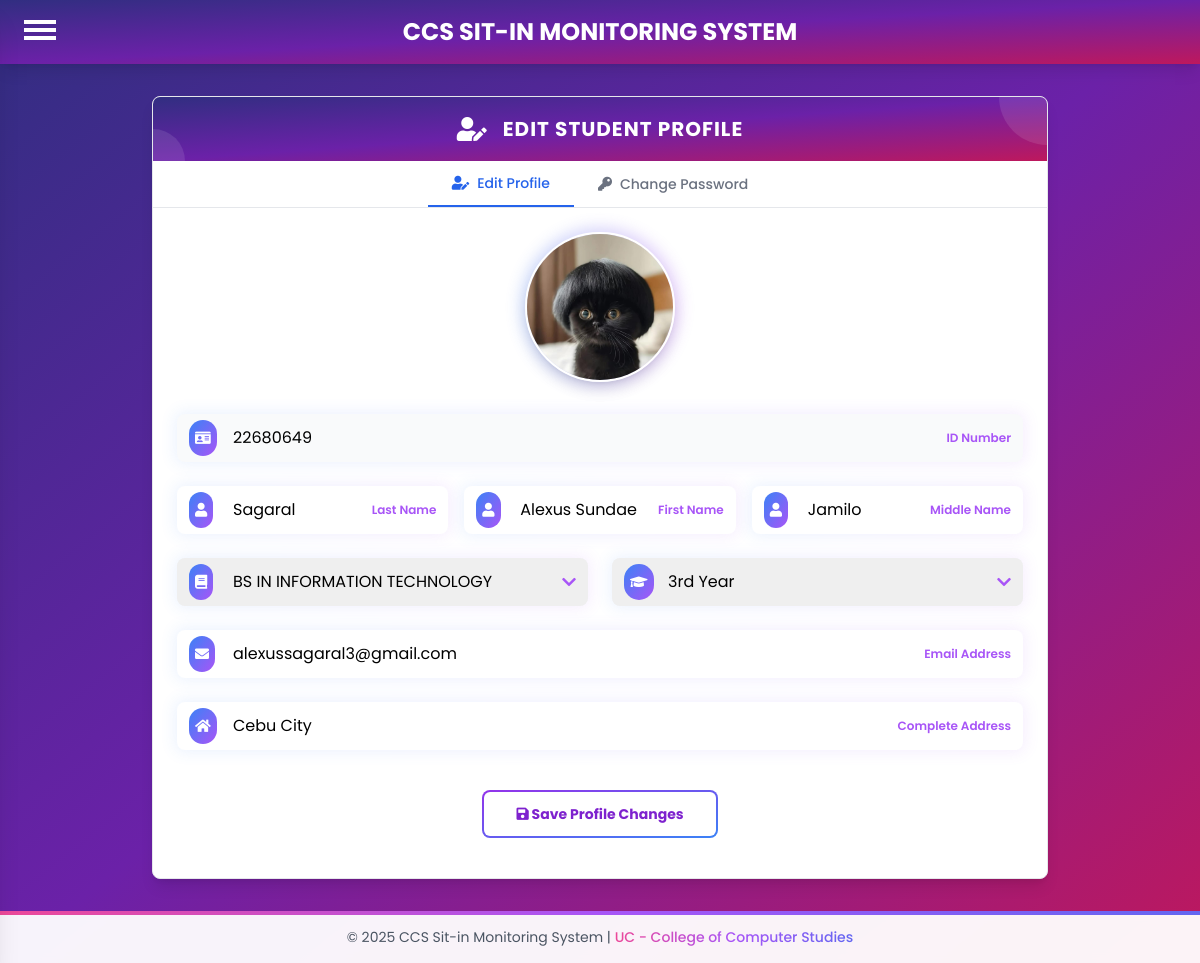
Page /user/edit.php (signed in) on the committed database.
### tables this page shows
CREATE TABLE `users` (
  `STUD_NUM` int(11) NOT NULL,
  `IDNO` int(11) NOT NULL,
  `LAST_NAME` varchar(30) NOT NULL,
  `FIRST_NAME` varchar(30) NOT NULL,
  `MID_NAME` varchar(30) NOT NULL,
  `COURSE` enum('BS IN ACCOUNTANCY','BS IN BUSINESS ADMINISTRATION','BS IN CRIMINOLOGY','BS IN CUSTOMS ADMINISTRATION','BS IN INFORMATION TECHNOLOGY','BS IN COMPUTER SCIENCE','BS IN OFFICE ADMINISTRATION','BS IN SOCIAL WORK','BACHELOR OF SECONDARY EDUCATION','BACHELOR OF ELEMENTARY EDUCATION') NOT NULL,
  `YEAR_LEVEL` enum('1st Year','2nd Year','3rd Year','4th Year') NOT NULL,
  `USER_NAME` varchar(30) NOT NULL,
  `PASSWORD_HASH` varchar(255) NOT NULL,
  `UPLOAD_IMAGE` longblob DEFAULT NULL,
  `EMAIL` varchar(30) NOT NULL,
  `ADDRESS` varchar(255) NOT NULL,
  `SESSION` int(11) NOT NULL DEFAULT 30
);

### user/edit.php (the view, shortened to what this page needs)
<?php
require '../db.php';
$userId = isset($_SESSION['user_id']) ? $_SESSION['user_id'] : null;
if ($userId) {
    $stmt = $conn->prepare("SELECT IDNO, LAST_NAME, FIRST_NAME, MID_NAME, COURSE, YEAR_LEVEL, EMAIL, ADDRESS, UPLOAD_IMAGE FROM users WHERE STUD_NUM = ?");
    $stmt->bind_param("i", $userId);
    $stmt->execute();
    $stmt->bind_result($idNo, $lastName, $dbFirstName, $midName, $course, $yearLevel, $email, $address, $userImage);
    $profileImage = !empty($userImage) ? '../images/' . $userImage : "../images/image.jpg";
}
?>
<!DOCTYPE html>
<html lang="en">
<head>
    <link rel="stylesheet" href="https://cdnjs.cloudflare.com/ajax/libs/font-awesome/5.15.4/css/all.min.css">
    <script src="https://cdn.tailwindcss.com"></script>
</head>
<body class="bg-gradient-to-br from-indigo-900 via-purple-800 to-pink-700 min-h-screen font-poppins">
    <div class="text-center text-white font-bold text-2xl py-4 relative shadow-lg" style="background: linear-gradient(to bottom right, rgb(49, 46, 129), rgb(107, 33, 168), rgb(190, 24, 93))">
        CCS SIT-IN MONITORING SYSTEM
        <div class="absolute top-4 left-6 cursor-pointer" onclick="toggleNav(this)">
            <div class="bar1 w-8 h-1 bg-white my-1 transition-all duration-300"></div>
            <div class="bar2 w-8 h-1 bg-white my-1 transition-all duration-300"></div>
            <div class="bar3 w-8 h-1 bg-white my-1 transition-all duration-300"></div>
        </div>
    </div>
        <div class="mx-auto my-8 max-w-4xl">
            <div class="bg-white rounded-lg shadow-lg overflow-hidden border border-gray-200">
            <div class="text-white p-4 flex items-center justify-center relative overflow-hidden" style="background: linear-gradient(to bottom right, rgb(49, 46, 129), rgb(107, 33, 168), rgb(190, 24, 93))">
                    <div class="absolute top-0 right-0 w-24 h-24 bg-white/10 rounded-full -translate-y-1/2 translate-x-1/2"></div>
                    <div class="absolute bottom-0 left-0 w-16 h-16 bg-white/10 rounded-full translate-y-1/2 -translate-x-1/2"></div>
                    <i class="fas fa-user-edit text-2xl mr-4 relative z-10"></i>
                    <h2 class="text-xl font-bold tracking-wider uppercase relative z-10">Edit Student Profile</h2>
                </div>
                <div class="flex justify-center border-b border-gray-200">
                    <button type="button"
                            class="tab-button px-6 py-3 font-medium text-sm active text-blue-600 border-b-2 border-blue-600"
                            data-tab="edit-profile">
                        <i class="fas fa-user-edit mr-2"></i>Edit Profile
                    </button>
                    <button type="button"
                            class="tab-button px-6 py-3 font-medium text-sm text-gray-500"
                            data-tab="change-password">
                        <i class="fas fa-key mr-2"></i>Change Password
                    </button>
                </div>
                <div id="edit-profile" class="tab-content p-6 block">
                    <div class="relative group mx-auto w-[150px] h-[150px] mb-8">
                        <img src="<?php echo htmlspecialchars($profileImage); ?>"
                            alt="Student Image"
                            class="w-[150px] h-[150px] rounded-full object-cover mx-auto block cursor-pointer border-2 border-white shadow-lg relative group-hover:scale-105 transition-all duration-300"
                            id="profileImage"
                            title="Click to change profile picture">
                    </div>
                    <form id="editForm" method="POST" action="" class="mt-6">
                        <div class="grid grid-cols-1 md:grid-cols-2 gap-6">
                            <div class="relative col-span-1 md:col-span-2 group">
                                <div class="relative bg-white rounded-lg overflow-hidden">
                                    <input type="text" id="Idno" name="Idno" class="w-full pl-14 pr-4 py-3 border-0 focus:outline-none focus:ring-0 cursor-not-allowed bg-gray-50" value="<?php echo htmlspecialchars($idNo); ?>" readonly>
                                    <div class="absolute inset-y-0 left-0 flex items-center pl-3 pointer-events-none">
                                        <span class="p-1.5 rounded-full bg-gradient-to-br from-blue-500 to-purple-500">
                                        </span>
                                    </div>
                                    <span class="absolute top-1/2 -translate-y-1/2 right-3 text-xs font-semibold text-purple-500">ID Number</span>
                                </div>
                            </div>
                            <div class="mb-0 col-span-1 md:col-span-2 grid grid-cols-1 md:grid-cols-3 gap-4">
                                <div class="group relative">
                                    <div class="relative bg-white rounded-lg overflow-hidden">
                                        <input type="text" id="Lastname" name="Lastname" class="w-full pl-14 pr-4 py-3 border-0 focus:outline-none focus:ring-0" placeholder="Last Name" value="<?php echo htmlspecialchars($lastName); ?>" required>
                                        <div class="absolute inset-y-0 left-0 flex items-center pl-3 pointer-events-none">
                                            <span class="p-1.5 rounded-full bg-gradient-to-br from-blue-500 to-purple-500">
                                            </span>
                                        </div>
                                        <span class="absolute top-1/2 -translate-y-1/2 right-3 text-xs font-semibold text-purple-500">Last Name</span>
                                    </div>
                                </div>
                                <div class="group relative">
                                    <div class="relative bg-white rounded-lg overflow-hidden">
                                        <input type="text" id="Firstname" name="Firstname" class="w-full pl-14 pr-4 py-3 border-0 focus:outline-none focus:ring-0" placeholder="First Name" value="<?php echo htmlspecialchars($dbFirstName); ?>" required>
                                        <div class="absolute inset-y-0 left-0 flex items-center pl-3 pointer-events-none">
                                            <span class="p-1.5 rounded-full bg-gradient-to-br from-blue-500 to-purple-500">
                                            </span>
                                        </div>
                                        <span class="absolute top-1/2 -translate-y-1/2 right-3 text-xs font-semibold text-purple-500">First Name</span>
                                    </div>
                                </div>
                                <div class="group relative">
                                    <div class="relative bg-white rounded-lg overflow-hidden">
                                        <input type="text" id="Midname" name="Midname" class="w-full pl-14 pr-4 py-3 border-0 focus:outline-none focus:ring-0" placeholder="Middle Name" value="<?php echo htmlspecialchars($midName); ?>">
                                        <div class="absolute inset-y-0 left-0 flex items-center pl-3 pointer-events-none">
                                            <span class="p-1.5 rounded-full bg-gradient-to-br from-blue-500 to-purple-500">
                                            </span>
                                        </div>
                                        <span class="absolute top-1/2 -translate-y-1/2 right-3 text-xs font-semibold text-purple-500">Middle Name</span>
                                    </div>
                                </div>
                            </div>
                            <div class="group relative">
                                <div class="relative bg-white rounded-lg overflow-hidden">
                                    <select id="Course" name="Course" class="w-full pl-14 pr-4 py-3 border-0 focus:outline-none focus:ring-0 appearance-none" required>
                                        <option value="BS IN INFORMATION TECHNOLOGY" <?php if ($course == 'BS IN INFORMATION TECHNOLOGY') echo 'selected'; ?>>BS IN INFORMATION TECHNOLOGY</option>
                                    </select>
                                    <div class="absolute inset-y-0 left-0 flex items-center pl-3 pointer-events-none">
                                        <span class="p-1.5 rounded-full bg-gradient-to-br from-blue-500 to-purple-500">
                                        </span>
                                    </div>
                                    <div class="absolute inset-y-0 right-0 flex items-center pr-3 pointer-events-none">
                                    </div>
                                </div>
                            </div>
                            <div class="group relative">
                                <div class="relative bg-white rounded-lg overflow-hidden">
                                    <select id="Year_Level" name="Year_Level" class="w-full pl-14 pr-4 py-3 border-0 focus:outline-none focus:ring-0 appearance-none" required>
                                        <option value="3rd Year" <?php if ($yearLevel == '3rd Year') echo 'selected'; ?>>3rd Year</option>
                                    </select>
                                    <div class="absolute inset-y-0 left-0 flex items-center pl-3 pointer-events-none">
                                        <span class="p-1.5 rounded-full bg-gradient-to-br from-blue-500 to-purple-500">
                                        </span>
                                    </div>
                                    <div class="absolute inset-y-0 right-0 flex items-center pr-3 pointer-events-none">
                                    </div>
                                </div>
                            </div>
                            <div class="group relative col-span-1 md:col-span-2">
                                <div class="relative bg-white rounded-lg overflow-hidden">
                                    <input type="email" id="Email" name="Email" class="w-full pl-14 pr-4 py-3 border-0 focus:outline-none focus:ring-0" placeholder="Email" value="<?php echo htmlspecialchars($email); ?>" required>
                                    <div class="absolute inset-y-0 left-0 flex items-center pl-3 pointer-events-none">
                                        <span class="p-1.5 rounded-full bg-gradient-to-br from-blue-500 to-purple-500">
                                        </span>
                                    </div>
                                    <span class="absolute top-1/2 -translate-y-1/2 right-3 text-xs font-semibold text-purple-500">Email Address</span>
                                </div>
                            </div>
                            <div class="group relative col-span-1 md:col-span-2">
                                <div class="relative bg-white rounded-lg overflow-hidden">
                                    <input type="text" id="Address" name="Address" class="w-full pl-14 pr-4 py-3 border-0 focus:outline-none focus:ring-0" placeholder="Address" value="<?php echo htmlspecialchars($address); ?>" required>
                                    <div class="absolute inset-y-0 left-0 flex items-center pl-3 pointer-events-none">
                                        <span class="p-1.5 rounded-full bg-gradient-to-br from-blue-500 to-purple-500">
                                        </span>
                                    </div>
                                    <span class="absolute top-1/2 -translate-y-1/2 right-3 text-xs font-semibold text-purple-500">Complete Address</span>
                                </div>
                            </div>
                        </div>
                        <div class="text-center mt-10 mb-4">
                                <button type="submit" class="relative inline-flex items-center justify-center overflow-hidden rounded-lg group bg-gradient-to-br from-purple-600 to-blue-500 p-0.5 text-sm font-medium hover:text-white">
                                <span class="relative rounded-md bg-white px-8 py-3 transition-all duration-300 ease-in-out group-hover:bg-opacity-0 text-purple-700 font-bold group-hover:text-white">
                                    <i class="fas fa-save"></i>
                                    <span>Save Profile Changes</span>
                                </span>
                            </button>
                        </div>
                    </form>
                </div>
            </div>
        </div>
        <div class="py-4 px-6 bg-white/95 backdrop-blur-sm mt-8 relative">
            <div class="absolute inset-x-0 top-0 h-1 bg-gradient-to-r from-pink-500 via-purple-500 to-indigo-500"></div>
            <p class="text-center text-sm text-gray-600">
                &copy; 2025 CCS Sit-in Monitoring System | <span class="gradient-text font-medium">UC - College of Computer Studies</span>
            </p>
        </div>
</body>
</html>

### user/edit.php (style rules this page uses)
.gradient-text { background: linear-gradient(to right, #ec4899, #a855f7, #6366f1); -webkit-background-clip: text; -webkit-text-fill-color: transparent; background-clip: text; display: inline-block; }

### rows in the picture
users: UPLOAD_IMAGE (picture), Idno "22680649", Lastname "Sagaral", Firstname "Alexus Sundae", Midname "Jamilo", Course "BS IN INFORMATION TECHNOLOGY", Year_Level "3rd Year", Email "alexussagaral3@gmail.com", Address "Cebu City"
